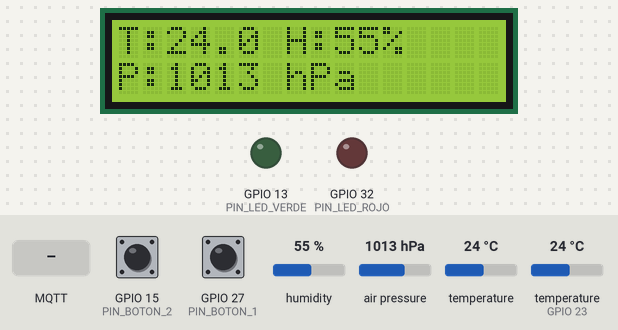
Recording of a sketch running on a simulated ESP32. Parts: 16×2 character LCD, output pins drawn as LEDs (lit = HIGH). The test bench sets the inputs (shaded band); at power-on: GPIO 15 (PIN_BOTON_2) HIGH, GPIO 27 (PIN_BOTON_1) HIGH, humidity 55 %, air pressure 1013 hPa, temperature 24 °C, temperature (sensor on GPIO 23) 24 °C. WiFi joins after 1.5 s; servers stay silent unless stated; no MQTT or app messages arrive unless stated; not simulated (calls return 0 or success): secrets.h; names the files do not define were given values by the test bench: MQTT_PORT = 1883; what the sketch prints to the serial monitor is not drawn.

Above: at 5.9 s.
6.0 s: GPIO 15 (PIN_BOTON_2) pulled LOW for 0.15 s
At 6.7 s:
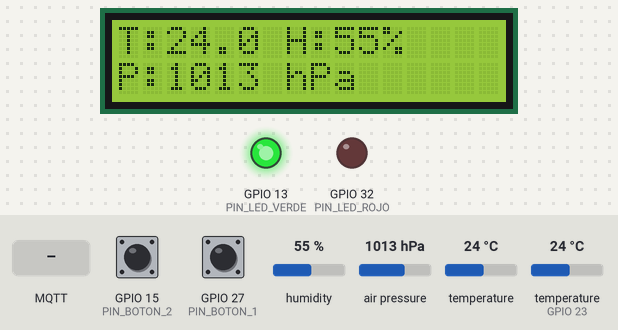
7.6 s: GPIO 27 (PIN_BOTON_1) pulled LOW for 0.15 s
At 7.9 s:
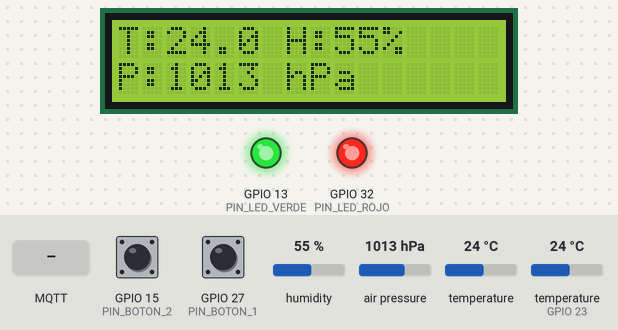
10.7 s: MQTT message "P1" arrives on the first subscribed topic
At 11.5 s:
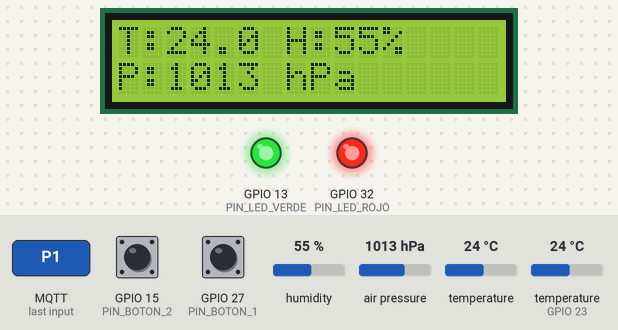
13.7 s: GPIO 15 (PIN_BOTON_2) pulled LOW for 1 s
At 15.0 s:
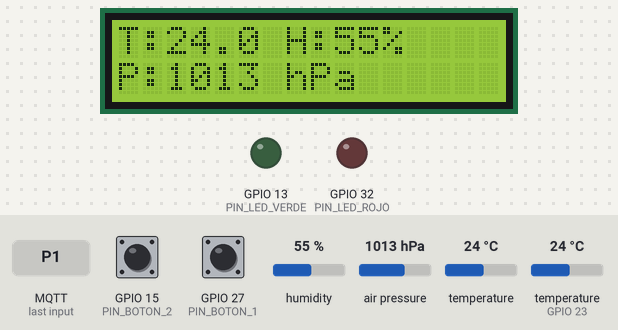
16.2 s: MQTT message "LED1" arrives on the first subscribed topic
At 16.9 s:
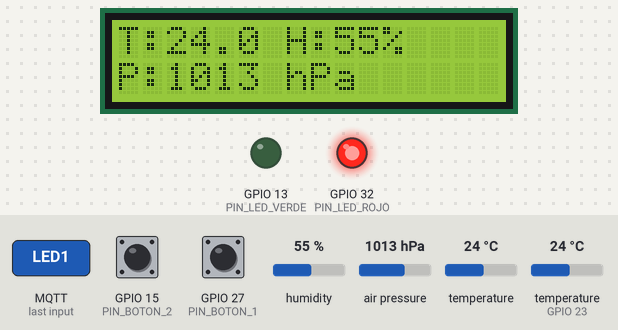
19.2 s: GPIO 15 (PIN_BOTON_2) pulled LOW for 3.2 s
At 20.4 s:
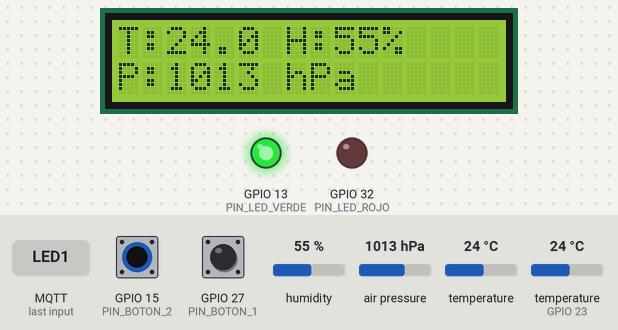
Timing chart, 0 to 22.2 s (numbered marks = the images above; inputs shaded):
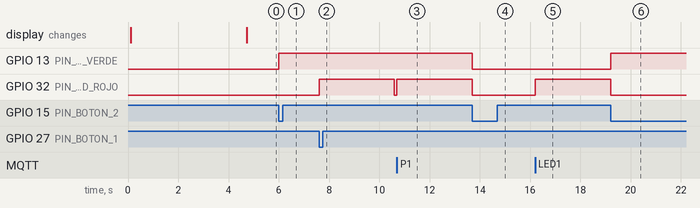

The sketch:

basic-weather-station.ino
```cpp
#include <Wire.h>
#include <LiquidCrystal_I2C.h>
#include "DHTesp.h"
#include <Adafruit_BMP280.h>
#include <WiFi.h>
#include <WiFiClientSecure.h>
#include <PubSubClient.h>
#include <stdio.h>
#include <string.h>
#include "secrets.h"

// Tópico publicacion: datos de sensores
const char *TOPIC_SENSORES  = "weather-station/sensors";
// Tópico suscripcion: comandos para LEDs (P1 / P2)
const char *TOPIC_COMANDOS  = "weather-station/comandos";

const int PIN_LED_ROJO   = 32;
const int PIN_LED_VERDE  = 13;
const int PIN_BOTON_1    = 27;
const int PIN_BOTON_2    = 15;
const int PIN_DHT22      = 23;
const int PIN_I2C_SDA    = 21;
const int PIN_I2C_SCL    = 22;

const uint8_t BMP280_ADDR = 0x76;

const unsigned long INTERVALO_SENSORES_MS = 60000;
const unsigned long DURACION_LED_ROJO_MS  = 3000;
const unsigned long DEBOUNCE_MS           = 200;

LiquidCrystal_I2C lcd(0x27, 16, 2);
DHTesp dht;
Adafruit_BMP280 bmp;

WiFiClientSecure wifiClient;
PubSubClient mqttClient(wifiClient);

bool ledVerdeEncendido = false;
bool btn1EsperandoSoltar = false;
bool btn2EsperandoSoltar = false;
unsigned long ledRojoApagarEn = 0;
unsigned long ultimaLecturaSensores = 0;
unsigned long ultimoDebounceP1 = 0;
unsigned long ultimoDebounceP2 = 0;

void recuperarI2C();
void estabilizarPantalla();

void encenderLedRojoPor(unsigned long duracionMs) {
  digitalWrite(PIN_LED_ROJO, HIGH);
  ledRojoApagarEn = millis() + duracionMs;
}

void toggleLedVerde() {
  ledVerdeEncendido = !ledVerdeEncendido;
  digitalWrite(PIN_LED_VERDE, ledVerdeEncendido ? HIGH : LOW);
}

void activarP1(const char *origen) {
  encenderLedRojoPor(DURACION_LED_ROJO_MS);
  Serial.print(origen);
  Serial.println(": LED rojo encendido por 3 segundos");
}

void activarP2(const char *origen) {
  toggleLedVerde();
  Serial.print(origen);
  Serial.println(ledVerdeEncendido ? ": LED verde ON" : ": LED verde OFF");
}

void actualizarLedRojo() {
  if (ledRojoApagarEn != 0 && millis() >= ledRojoApagarEn) {
    digitalWrite(PIN_LED_ROJO, LOW);
    ledRojoApagarEn = 0;
  }
}

void manejarBotones() {
  bool btn1 = digitalRead(PIN_BOTON_1);
  bool btn2 = digitalRead(PIN_BOTON_2);
  unsigned long ahora = millis();

  if (btn1 == HIGH) {
    btn1EsperandoSoltar = false;
  } else if (!btn1EsperandoSoltar && (ahora - ultimoDebounceP1 >= DEBOUNCE_MS)) {
    btn1EsperandoSoltar = true;
    ultimoDebounceP1 = ahora;
    activarP1("P1");
  }

  if (btn2 == HIGH) {
    btn2EsperandoSoltar = false;
  } else if (!btn2EsperandoSoltar && (ahora - ultimoDebounceP2 >= DEBOUNCE_MS)) {
    btn2EsperandoSoltar = true;
    ultimoDebounceP2 = ahora;
    activarP2("P2");
  }
}

void mqttCallback(char *topic, byte *payload, unsigned int length) {
  char mensaje[32];
  unsigned int copiar = length;

  if (copiar >= sizeof(mensaje)) {
    copiar = sizeof(mensaje) - 1;
  }

  memcpy(mensaje, payload, copiar);
  mensaje[copiar] = '\0';

  Serial.print("MQTT recibido [");
  Serial.print(topic);
  Serial.print("]: ");
  Serial.println(mensaje);

  if (strcmp(mensaje, "P1") == 0 || strcmp(mensaje, "LED1") == 0) {
    activarP1("MQTT");
  } else if (strcmp(mensaje, "P2") == 0 || strcmp(mensaje, "LED2") == 0) {
    activarP2("MQTT");
  } else if (strcmp(mensaje, "LED2_ON") == 0) {
    ledVerdeEncendido = true;
    digitalWrite(PIN_LED_VERDE, HIGH);
    Serial.println("MQTT: LED verde ON");
  } else if (strcmp(mensaje, "LED2_OFF") == 0) {
    ledVerdeEncendido = false;
    digitalWrite(PIN_LED_VERDE, LOW);
    Serial.println("MQTT: LED verde OFF");
  } else {
    Serial.println("MQTT: comando no reconocido");
  }
}

void describirErrorMQTT(int rc) {
  Serial.print(" fallo (rc=");
  Serial.print(rc);
  Serial.print(" = ");

  switch (rc) {
    case -4:
      Serial.print("timeout");
      break;
    case -2:
      Serial.print("fallo de red/TLS");
      break;
    case 1:
      Serial.print("protocolo incorrecto");
      break;
    case 2:
      Serial.print("client ID invalido");
      break;
    case 3:
      Serial.print("broker no disponible");
      break;
    case 4:
      Serial.print("usuario o password incorrectos");
      break;
    case 5:
      Serial.print("no autorizado (revisar MQTT_USER y MQTT_PASSWORD)");
      break;
    default:
      Serial.print("error desconocido");
      break;
  }

  Serial.println(")");
}

void imprimirConfigMQTT() {
  Serial.print("MQTT broker: ");
  Serial.println(MQTT_BROKER);
  Serial.print("MQTT puerto: ");
  Serial.println(MQTT_PORT);
  Serial.print("MQTT usuario: ");
  Serial.println(MQTT_USER);
  Serial.print("MQTT password length: ");
  Serial.println(strlen(MQTT_PASSWORD));
  Serial.print("MQTT client id: ");
  Serial.println(MQTT_CLIENT_ID);
}

void conectarWiFi() {
  if (WiFi.status() == WL_CONNECTED) {
    return;
  }

  Serial.print("Conectando WiFi");
  WiFi.mode(WIFI_STA);
  WiFi.begin(WIFI_SSID, WIFI_PASSWORD);

  int intentos = 0;
  while (WiFi.status() != WL_CONNECTED && intentos < 40) {
    delay(500);
    Serial.print(".");
    intentos++;
  }

  Serial.println();
  if (WiFi.status() == WL_CONNECTED) {
    Serial.print("WiFi OK - IP: ");
    Serial.println(WiFi.localIP());
    WiFi.setSleep(WIFI_PS_NONE);
    estabilizarPantalla();
  } else {
    Serial.println("WiFi: sin conexion (reintento en loop)");
  }
}

void conectarMQTT() {
  if (mqttClient.connected()) {
    return;
  }

  if (WiFi.status() != WL_CONNECTED) {
    conectarWiFi();
  }

  Serial.print("Conectando MQTT...");

  int intentos = 0;
  while (!mqttClient.connected() && intentos < 5) {
    if (mqttClient.connect(MQTT_CLIENT_ID, MQTT_USER, MQTT_PASSWORD)) {
      Serial.println(" OK");
      mqttClient.subscribe(TOPIC_COMANDOS);
      Serial.print("Suscrito a: ");
      Serial.println(TOPIC_COMANDOS);
      return;
    }

    describirErrorMQTT(mqttClient.state());
    Serial.println(" reintento en 5 s");
    delay(5000);
    intentos++;
  }

  if (!mqttClient.connected()) {
    Serial.println("MQTT: sin conexion (reintento en loop)");
  }
}

void mantenerMQTT() {
  if (WiFi.status() != WL_CONNECTED) {
    conectarWiFi();
  }

  if (!mqttClient.connected()) {
    conectarMQTT();
  }

  mqttClient.loop();
}

void publicarSensoresMQTT(bool dhtOk, float tempDht, float humedad, bool bmpOk,
                          float tempBmp, float presionHpa) {
  if (!mqttClient.connected()) {
    Serial.println("MQTT: sin conexion, no se publican datos");
    return;
  }

  char payload[160];
  char tempDhtStr[12];
  char humStr[12];
  char tempBmpStr[12];
  char presStr[12];

  if (dhtOk) {
    snprintf(tempDhtStr, sizeof(tempDhtStr), "%.1f", tempDht);
    snprintf(humStr, sizeof(humStr), "%.1f", humedad);
  }
  if (bmpOk) {
    snprintf(tempBmpStr, sizeof(tempBmpStr), "%.1f", tempBmp);
    snprintf(presStr, sizeof(presStr), "%.1f", presionHpa);
  }

  snprintf(
    payload,
    sizeof(payload),
    "{\"temp_dht\":%s,\"humidity\":%s,\"temp_bmp\":%s,\"pressure\":%s}",
    dhtOk ? tempDhtStr : "null",
    dhtOk ? humStr : "null",
    bmpOk ? tempBmpStr : "null",
    bmpOk ? presStr : "null"
  );

  bool ok = mqttClient.publish(TOPIC_SENSORES, payload, true);

  Serial.print("MQTT publicado [");
  Serial.print(TOPIC_SENSORES);
  Serial.print("]: ");
  Serial.println(payload);
  Serial.println(ok ? "Publicacion OK" : "Error al publicar");
}

void esperarBootEsp32() {
  delay(800);
}

void recuperarI2C() {
  Wire.end();
  delay(10);
  Wire.begin(PIN_I2C_SDA, PIN_I2C_SCL);
  Wire.setClock(50000);
  delay(10);
}

void estabilizarPantalla() {
  recuperarI2C();
  lcd.init();
  lcd.backlight();
  lcd.clear();
  delay(100);
}

void initPantalla() {
  Wire.begin(PIN_I2C_SDA, PIN_I2C_SCL);
  Wire.setClock(100000);
  delay(50);

  lcd.init();
  lcd.backlight();
  lcd.clear();
}

void rellenarLinea(char destino[17], const char *texto) {
  memset(destino, ' ', 16);
  destino[16] = '\0';

  size_t largo = strlen(texto);
  if (largo > 16) {
    largo = 16;
  }
  memcpy(destino, texto, largo);
}

void escribirPantalla(const char *linea0, const char *linea1) {
  lcd.clear();
  delay(20);

  lcd.setCursor(0, 0);
  lcd.print(linea0);

  lcd.setCursor(0, 1);
  lcd.print(linea1);
}

void mostrarEnLcd(bool dhtOk, float tempDht, float humedad, bool bmpOk, float presionHpa) {
  char linea0[17];
  char linea1[17];
  char tmp[17];

  if (dhtOk) {
    snprintf(tmp, sizeof(tmp), "T:%.1f H:%.0f%%", tempDht, humedad);
  } else {
    snprintf(tmp, sizeof(tmp), "DHT: error");
  }
  rellenarLinea(linea0, tmp);

  if (bmpOk) {
    snprintf(tmp, sizeof(tmp), "P:%.0f hPa", presionHpa);
  } else {
    snprintf(tmp, sizeof(tmp), "P: error");
  }
  rellenarLinea(linea1, tmp);

  Serial.print("LCD > ");
  Serial.print(linea0);
  Serial.print(" | ");
  Serial.println(linea1);

  recuperarI2C();
  escribirPantalla(linea0, linea1);
}

bool leerPresionBmp280(float &temperaturaBmp, float &presionHpa) {
  temperaturaBmp = bmp.readTemperature();
  float presionPa = bmp.readPressure();

  if (presionPa <= 0.0f || isnan(presionPa)) {
    return false;
  }

  presionHpa = presionPa / 100.0f;
  return true;
}

TempAndHumidity leerDht22ConReintentos() {
  TempAndHumidity datos;

  for (int intento = 0; intento < 2; intento++) {
    datos = dht.getTempAndHumidity();
    if (!isnan(datos.temperature) && !isnan(datos.humidity)) {
      return datos;
    }
    delay(300);
  }

  return datos;
}

void leerYMostrarSensores() {
  TempAndHumidity datosDht = leerDht22ConReintentos();
  bool dhtOk = !isnan(datosDht.temperature) && !isnan(datosDht.humidity);

  float tempBmp = 0.0f;
  float presionHpa = 0.0f;
  bool bmpOk = leerPresionBmp280(tempBmp, presionHpa);

  Serial.println("--- Lectura de sensores ---");

  if (dhtOk) {
    Serial.print("DHT22 - Temperatura: ");
    Serial.print(datosDht.temperature, 1);
    Serial.println(" C");
    Serial.print("DHT22 - Humedad: ");
    Serial.print(datosDht.humidity, 1);
    Serial.println(" %");
  } else {
    Serial.print("Error DHT22: ");
    Serial.println(dht.getStatusString());
  }

  if (bmpOk) {
    Serial.print("BMP280 - Temperatura: ");
    Serial.print(tempBmp, 1);
    Serial.println(" C");
    Serial.print("BMP280 - Presion: ");
    Serial.print(presionHpa, 1);
    Serial.println(" hPa");
  } else {
    Serial.println("Error: no se pudo leer el BMP280");
  }

  mostrarEnLcd(dhtOk, datosDht.temperature, datosDht.humidity, bmpOk, presionHpa);
  publicarSensoresMQTT(dhtOk, datosDht.temperature, datosDht.humidity, bmpOk, tempBmp, presionHpa);
}

void setup() {
  pinMode(PIN_LED_ROJO, OUTPUT);
  pinMode(PIN_LED_VERDE, OUTPUT);
  pinMode(PIN_BOTON_1, INPUT_PULLUP);
  pinMode(PIN_BOTON_2, INPUT_PULLUP);

  digitalWrite(PIN_LED_ROJO, LOW);
  digitalWrite(PIN_LED_VERDE, LOW);

  initPantalla();

  Serial.begin(115200);
  esperarBootEsp32();

  Serial.println();
  Serial.println("===== Basic Weather Station =====");

  dht.setup(PIN_DHT22, DHTesp::DHT22);
  delay(2000);

  if (!bmp.begin(BMP280_ADDR)) {
    Serial.println("BMP280 no detectado en I2C");
  } else {
    Serial.println("Sensores OK");
  }

  wifiClient.setInsecure();
  mqttClient.setServer(MQTT_BROKER, MQTT_PORT);
  mqttClient.setCallback(mqttCallback);
  mqttClient.setBufferSize(512);

  conectarWiFi();
  imprimirConfigMQTT();

  Serial.println("P1: LED rojo 3 s | P2: toggle LED verde");
  Serial.println("MQTT comandos: P1, P2, LED1, LED2, LED2_ON, LED2_OFF");

  leerYMostrarSensores();
  ultimaLecturaSensores = millis();

  conectarMQTT();
}

void loop() {
  mantenerMQTT();
  manejarBotones();
  actualizarLedRojo();

  unsigned long ahora = millis();
  if (ahora - ultimaLecturaSensores >= INTERVALO_SENSORES_MS) {
    ultimaLecturaSensores = ahora;
    leerYMostrarSensores();
  }
}
```

Measured:
- after the input at 6.0 s, GPIO 13 (PIN_LED_VERDE): LOW → HIGH at once
- after the input at 7.6 s, GPIO 32 (PIN_LED_ROJO): LOW → HIGH at once, → LOW 3.0 s later
- after the input at 10.7 s, GPIO 32 (PIN_LED_ROJO): LOW → HIGH at once
- after the input at 13.7 s, GPIO 13 (PIN_LED_VERDE): HIGH → LOW at once
- after the input at 16.2 s, GPIO 32 (PIN_LED_ROJO): LOW → HIGH at once
- after the input at 19.2 s, GPIO 13 (PIN_LED_VERDE): LOW → HIGH at once
